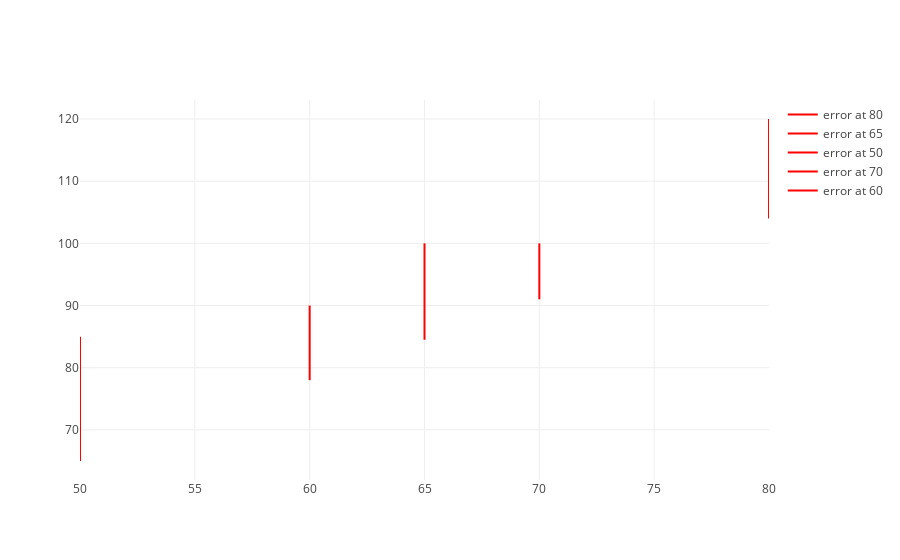

The notebook cell saved with this chart:
### Markdown cell above
- I just tried to show only the error_traces by importing the plotly library out of curiosity as below:

### Code cell
import plotly
from plotly.offline import iplot, init_notebook_mode
init_notebook_mode(connected=True)

plotly.offline.iplot([*error_traces])

### Figure 1 — Plotly figure (JSON) as saved in the notebook; plotly's stock layout.template omitted (floating-point values rounded to 4 significant figures)
{"data": [{"hoverinfo": "none", "marker": {"color": "red"}, "mode": "lines", "name": "error at 80", "text": ["16.0"], "textposition": "top right", "type": "scatter", "uid": "4838af6e-b3dc-42b5-8c49-6416da5cb652", "x": [80, 80], "y": [104, 120]}, {"hoverinfo": "none", "marker": {"color": "red"}, "mode": "lines", "name": "error at 65", "text": ["15.5"], "textposition": "top right", "type": "scatter", "uid": "1718944d-243a-4b93-b102-9047a93a394d", "x": [65, 65], "y": [84.5, 100]}, {"hoverinfo": "none", "marker": {"color": "red"}, "mode": "lines", "name": "error at 50", "text": ["20.0"], "textposition": "top right", "type": "scatter", "uid": "c375a297-084f-40e6-9d4f-7adc4b81d385", "x": [50, 50], "y": [65, 85]}, {"hoverinfo": "none", "marker": {"color": "red"}, "mode": "lines", "name": "error at 70", "text": ["9.0"], "textposition": "top right", "type": "scatter", "uid": "04d5f113-1d2c-4ec9-87fa-5a122348fb26", "x": [70, 70], "y": [91, 100]}, {"hoverinfo": "none", "marker": {"color": "red"}, "mode": "lines", "name": "error at 60", "text": ["12.0"], "textposition": "top right", "type": "scatter", "uid": "5eb5041e-b2af-482d-883c-4589dd6ee4f6", "x": [60, 60], "y": [78, 90]}], "layout": {}}
